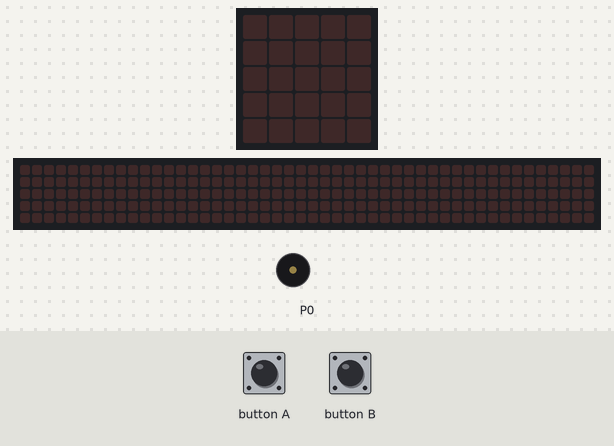
This program was run on a simulated BBC micro:bit running MicroPython. On the bench: the board's 5×5 LED display, a strip that is not on the board, showing the scrolling text unrolled, buzzer (waves = sounding). The test bench sets the inputs (shaded band). The 48×5 strip is a reading aid, not a part: it shows the text the display is scrolling, unrolled, one strip-width of it at a time.

Above: at 1.2 s.
1.3 s: button B pressed for 0.15 s
At 1.37 s:
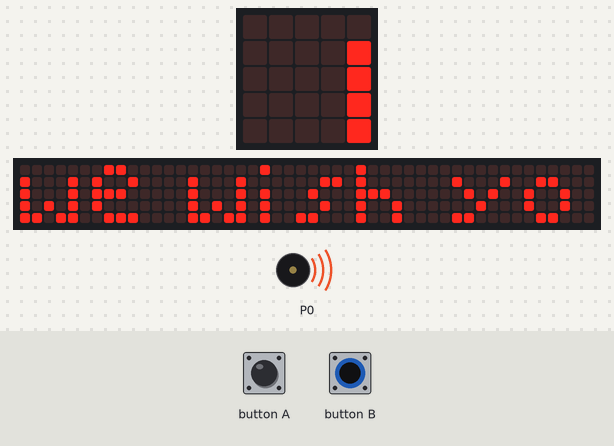
4.3 s: button A pressed for 0.15 s
At 4.54 s:
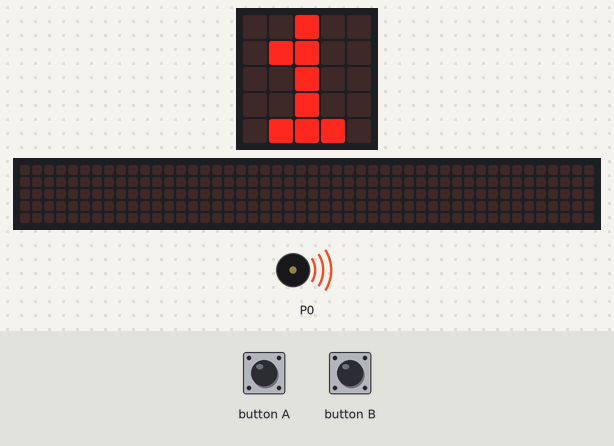
7.3 s: button A pressed for 1 s
At 8.7 s:
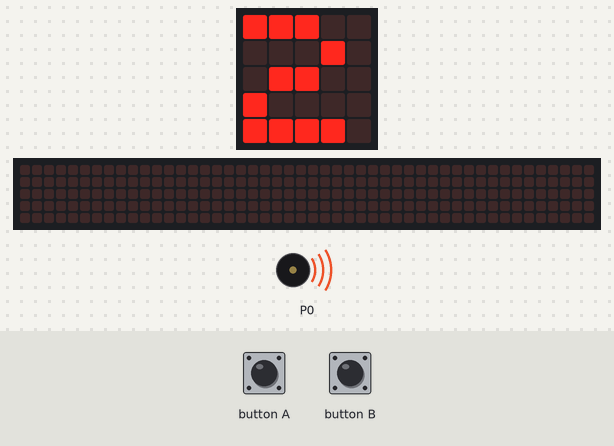
10.3 s: button B pressed for 1 s
At 10.52 s:
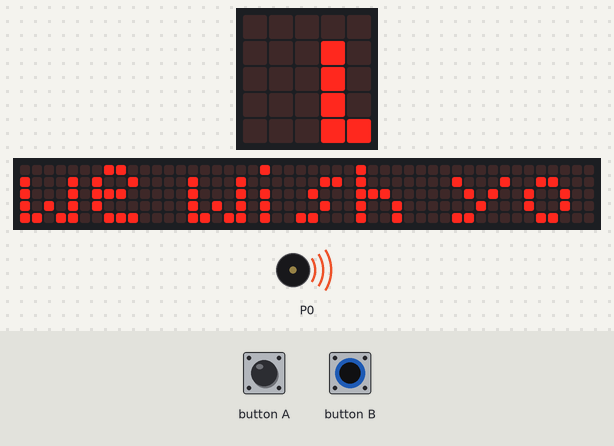
14.3 s: button B pressed for 3.2 s
At 14.67 s:
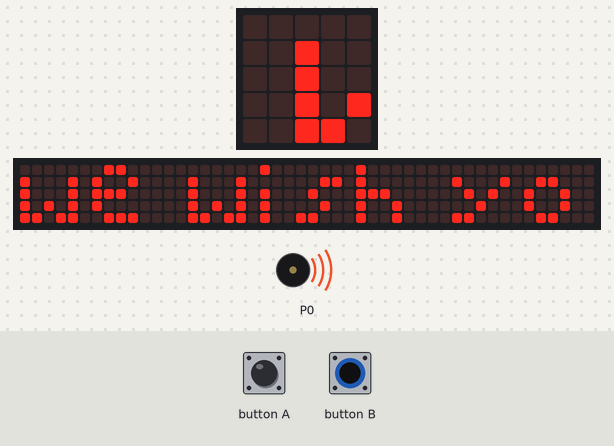
19.0 s: button B held down
At 19.52 s:
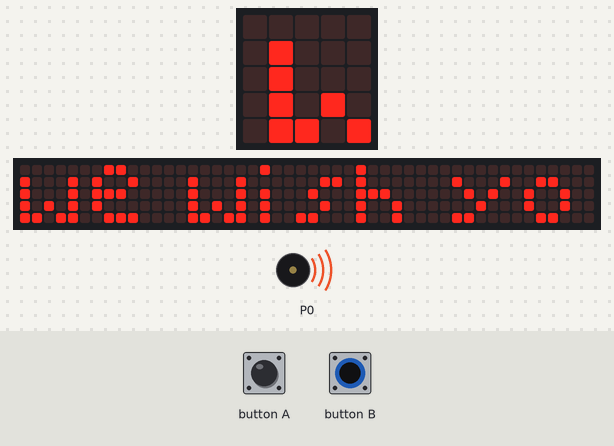
Timing chart, 0 to 30.0 s (numbered marks = the images above; inputs shaded):
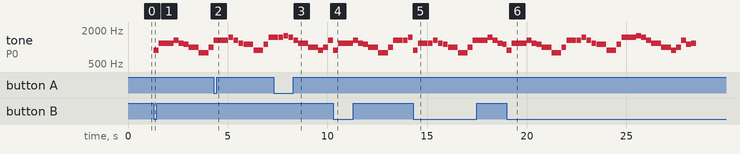

Measured:
- after the input at 1.3 s, tone on P0: plays 880 Hz for 0.24 s, 1175 Hz for 0.49 s, 1175 Hz for 0.24 s, 1319 Hz for 0.24 s, 1175 Hz for 0.24 s, 1109 Hz for 0.24 s … (9 notes in this stretch), starting at once; the display: changes at once (image 1)
- after the input at 4.3 s, the display: changes at once (image 2)
- after the input at 7.3 s, the display: changes at once (image 3)
- after the input at 10.3 s, the display: first changes at once (image 4 shows a later state)

The program:

christmas.py
```python
from microbit import *
import music
music.set_tempo(ticks=4, bpm=120)

wewishyou = ['a5:2', 'd6:4', 'd6:2', 'e6:2',
'd6:2', 'c#6:2', 'b5:4', 'g5:4', 'b5:2',
'e6:4', 'e6:2', 'f#6:2', 'e6:2', 'd6:2',
'c#6:4', 'a5:4', 'c#6:2', 'f#6:4', 'f#6:2',
'g6:2', 'f#6:2', 'e6:2', 'd6:4', 'b5:4',
'a5:2', 'b5:2', 'e6:2', 'c#6:2', 'd6:2', 'R:4'
]

jingle = [
 'e:2','e:2','e:4','e:2','e:2','e:4','e:2','g:2','c','d','e:8','f:2','f:2','f:3',
 'f:1','f:2','e:2','e:2','e:1','e:1','e:2','d:2','d:2','e:2','d:4','g:4',
 'e:2','e:2','e:4','e:2','e:2','e:4','e:2','g:2','c','d','e:8','f:2','f:2','f:2',
 'f:2','f:2','e:2','e:2','e:1','e:1','g:2','g:2','f:2','d:2', 'c:4'
]
number=1
while True:
    if button_a.was_pressed():
        display.show(number)
        number+=1
        if number>3:
            number=1

    elif button_b.was_pressed():
        music.play(wewishyou,wait=False,loop=False)
        display.scroll("we wish you a merry christmas",wait=False,loop=False)
```
